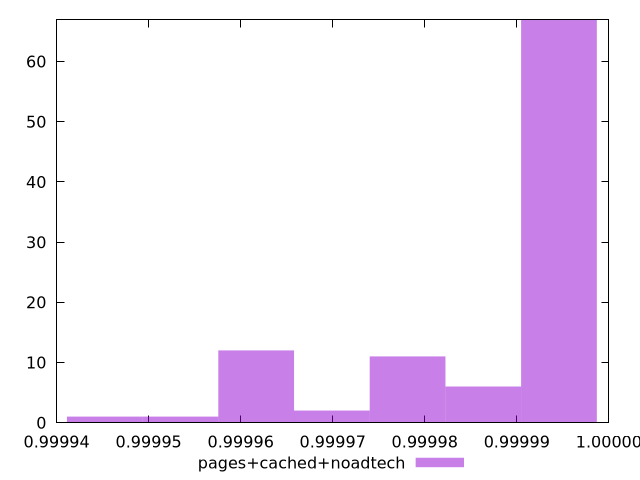

This figure's gnuplot source:
$_pagesCachedNoadtech <<EOF
0.9999945764150919 67
0.9999616815861405 12
0.9999781290006162 11
0.9999699052933784 2
0.9999863527078541 6
0.9999534578789027 1
0.9999452341716648 1
EOF
set key outside below
set terminal pngcairo
set output "report_00004_2020-11-02T20-21-41.718Z/max-potential-fid/pages+cached+noadtech//hist.png"
set yrange [0:67]
set boxwidth 0.000008223707237848107
set style fill transparent solid 0.5 noborder
plot $_pagesCachedNoadtech title "pages+cached+noadtech" with boxes ,
